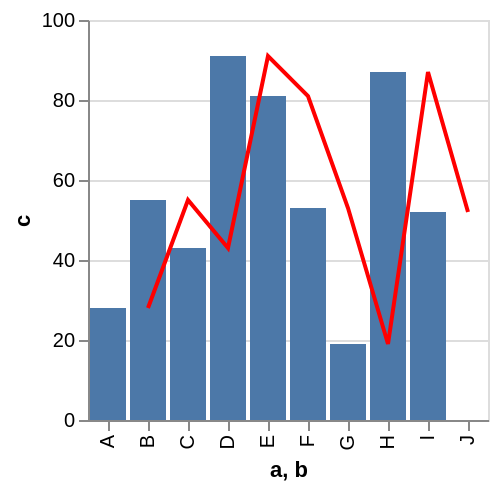

Describe this chart as a Vega-Lite specification.
### Vega specification from a JSON file in a GitHub repository (floating-point values rounded to 4 significant figures)
{"$schema": "https://vega.github.io/schema/vega/v5.json", "background": "white", "padding": 5, "height": 200, "style": "cell", "data": [{"name": "source_0", "values": [{"a": "A", "b": "B", "c": 28}, {"a": "B", "b": "C", "c": 55}, {"a": "C", "b": "D", "c": 43}, {"a": "D", "b": "E", "c": 91}, {"a": "E", "b": "F", "c": 81}, {"a": "F", "b": "G", "c": 53}, {"a": "G", "b": "H", "c": 19}, {"a": "H", "b": "I", "c": 87}, {"a": "I", "b": "J", "c": 52}]}, {"name": "data_0", "source": "source_0", "transform": [{"type": "filter", "expr": "datum[\"c\"] !== null && isFinite(datum[\"c\"])"}]}], "signals": [{"name": "x_step", "value": 20}, {"name": "width", "update": "bandspace(domain('x').length, 0.1, 0.05) * x_step"}], "marks": [{"name": "layer_0_marks", "type": "rect", "style": ["bar"], "from": {"data": "data_0"}, "encode": {"update": {"fill": {"value": "#4c78a8"}, "x": {"scale": "x", "field": "a"}, "width": {"scale": "x", "band": true}, "y": {"scale": "y", "field": "c"}, "y2": {"scale": "y", "value": 0}}}}, {"name": "layer_1_marks", "type": "line", "style": ["line"], "sort": {"field": "datum[\"b\"]"}, "from": {"data": "source_0"}, "encode": {"update": {"stroke": {"value": "red"}, "x": {"scale": "x", "field": "b", "band": 0.5}, "y": {"scale": "y", "field": "c"}, "defined": {"signal": "datum[\"c\"] !== null && isFinite(datum[\"c\"])"}}}}], "scales": [{"name": "x", "type": "band", "domain": {"fields": [{"data": "data_0", "field": "a"}, {"data": "source_0", "field": "b"}], "sort": true}, "range": {"step": {"signal": "x_step"}}, "paddingInner": 0.1, "paddingOuter": 0.05}, {"name": "y", "type": "linear", "domain": {"fields": [{"data": "data_0", "field": "c"}, {"data": "source_0", "field": "c"}]}, "range": [{"signal": "height"}, 0], "nice": true, "zero": true}], "axes": [{"scale": "y", "orient": "left", "gridScale": "x", "grid": true, "tickCount": {"signal": "ceil(height/40)"}, "domain": false, "labels": false, "maxExtent": 0, "minExtent": 0, "ticks": false, "zindex": 0}, {"scale": "x", "orient": "bottom", "grid": false, "title": "a, b", "labelAlign": "right", "labelAngle": 270, "labelBaseline": "middle", "labelOverlap": true, "zindex": 0}, {"scale": "y", "orient": "left", "grid": false, "title": "c", "labelOverlap": true, "tickCount": {"signal": "ceil(height/40)"}, "zindex": 0}], "config": {"background": "white"}}
